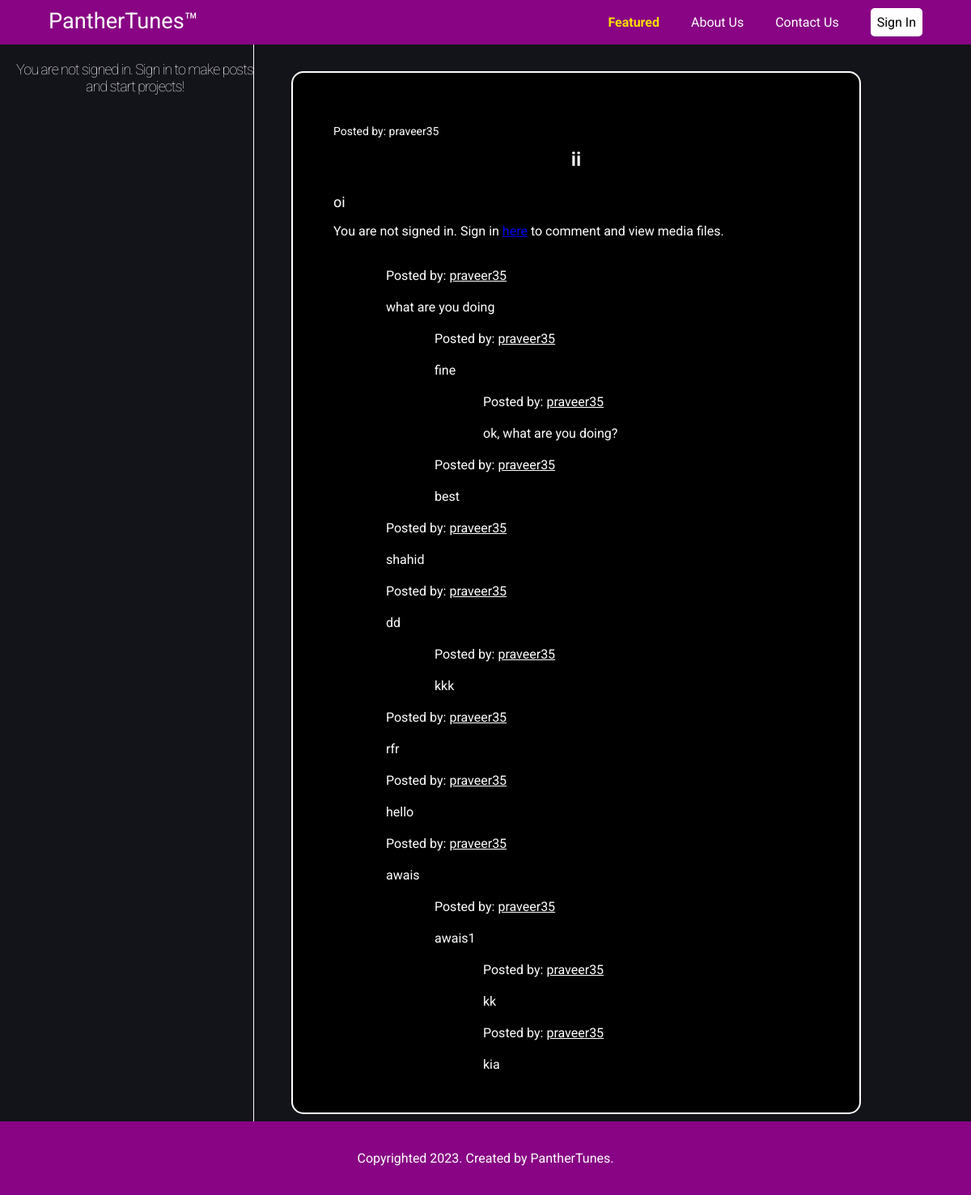
Page /post/3568062 on the committed database.
### tables this page shows
CREATE TABLE F3568062 (
            comment_id INTEGER PRIMARY KEY,
            username TEXT,
            comment TEXT,
            reply_id INTEGER,
            timestamp DATETIME,
            likes INTEGER,
            position INTEGER
        );

### main.py (the view, shortened to what this page needs)
@app.route("/post/<int:post_id>", methods=['GET','POST'])
@app.route("/post/<int:post_id>")
def post(post_id):
  update()
  if request.method == 'GET':
    post = panthertunes_query.get_post(post_id)
    if post == '404':
      return redirect('/404')
    original_post = jsonize_post(post)
    linked_project = {}
    can_apply = False
    if original_post['project_id'] != 0:
      row = panthertunes_query.get_project(original_post['project_id'])
      if row != '404':
        linked_project = jsonize_project(row)
      else:
        original_post['project_id'] = 0
      if 'name' in session and session['name']:
        can_apply = not panthertunes_query.application_exists(original_post['project_id'], session['name'])
    post_comments = []
    records = panthertunes_query.get_all_comments(post_id)
    records.reverse()
    for row in records:
      post_comments.insert(0, jsonize_comment(row))
    comments_liked = ''
    posts_liked = ''
    if 'name' in session and session['name']:
      user_id = panthertunes_query.get_user_id(session['name'])
      all_liked = panthertunes_query.get_all_liked(user_id)
      comments_liked = all_liked['comments']
      posts_liked = all_liked['posts']
    user_projects = []
    if 'name' in session and session['name'] and session['name'] != '':
      user_id = panthertunes_query.get_user_id(session['name'])
      project_records = panthertunes_query.get_all_projects(user_id)
      for row in project_records:
        user_projects.insert(0, jsonize_project(row))
    img_file = 'img' + str(post_id) + '.jpg'
    audio_file = 'audio' + str(post_id) + '.mp3'
    video_file = 'video' + str(post_id) + '.mp4'
    return render_template("post.html", len=len(post_comments), len_projects=len(user_projects), original_post=original_post, post_comments=post_comments, Projects=user_projects, comments_liked=comments_liked, posts_liked=posts_liked, linked_project=linked_project, can_apply=can_apply, img_file=img_file, audio_file=audio_file, video_file=video_file)

### main.py (called while the page is built)
def jsonize_post(row):
  post = {
    'post_id': row[0],
    'project_id': row[1],
    'username': row[2],
    'timestamp': datetime_parser(row[3]),
    'title': row[4],
    'post': reformat_paragraph(row[5]),
    'music_genre': row[6],
    'help_needed': row[7],
    'img': row[8],
    'audio': row[9],
    'video': row[10],
    'likes': row[11],
    'comments': row[12]}
  return post

def jsonize_project(row):
  project = {
    'project_id': row[0],
    'usernames': row[1].split(' '),
    'title': row[2],
    'desc': row[3],
    'post_ids': row[4],
    'chat_id': row[5],
    'requested': row[6],
    'active': row[7]}
  if 'name' in session and session['name']:
    user_id = panthertunes_query.get_user_id(session['name'])
    unread_chats = panthertunes_query.get_unread_chats_from_project(row[0], user_id)
    project['unread'] = unread_chats
  return project

def jsonize_comment(row):
  comment = {
    'comment_id': row[0],
    'username': row[1],
    'comment': reformat_paragraph(row[2]),
    'reply_id': row[3],
    'timestamp': datetime_parser(row[4]),
    'likes': row[5],
    'position': row[6]}
  return comment

def datetime_parser(now):
  split1 = now.split(' ')
  split1_1 = split1[0].split('-')
  split1_2 = split1[1].split(':')
  month = int(split1_1[1])
  month_str = ''
  if month == 1:
    month_str = 'Jan'
  elif month == 2:
    month_str = 'Feb'
  elif month == 3:
    month_str = 'Mar'
  elif month == 4:
    month_str = 'Apr'
  elif month == 5:
    month_str = 'May'
  elif month == 6:
    month_str = 'Jun'
  elif month == 7:
    month_str = 'Jul'
  elif month == 8:
    month_str = 'Aug'
  elif month == 9:
    month_str = 'Sep'
  elif month == 10:
    month_str = 'Oct'
  elif month == 11:
    month_str = 'Nov'
  elif month == 12:
    month_str = 'Dec'
  return [month_str, split1_1[2], split1_1[0], split1_2[0], split1_2[1], split1_2[2]]

def reformat_paragraph(para):
  lines = para.split('\n')
  newline_counter = 0
  index = 0
  for _ in range(0, len(lines)):
    if lines[index] == '' or lines[index] == '\r':
      newline_counter += 1
      lines[index] = ''
    else:
      newline_counter = 0
    if newline_counter > 2:
      del lines[index]
      index -= 1
    index += 1
  while len(lines) > 0 and (lines[len(lines) - 1] == '' or lines[len(lines) - 1] == '\\r'):
    del lines[len(lines) - 1]
  return lines

### templates/post.html (shortened to what this page needs)
<!DOCTYPE html>
<html lang="en" dir="ltr">
<head>
</head>
<body>
   {% extends "template.html" %}
   {% block content %}
   <div class="main-content">
      <br>
      <div class="sidebar" style="background-color: #13131a; border-right: 1px solid #FFFFFF;">
         {% if not session.name or session.name == "": %}
         <h3>You are not signed in. Sign in to make posts and start projects!</h3>
         {% endif %}
      </div>
      <br><br><br>
      <div class="forums">
         <div class="original-post">
            <p class="author" style="font-size: 14px; color: #FFFFFF;">Posted by: <a
                  style="text-decoration: none; font-size: 14px; color:#FFFFFF ;"
                  href="{{ url_for('profile_outside', username=original_post['username']) }}">{{
                  original_post['username'] }}</a></p><br>
            <p class="title" style="font-size: 24px; text-align: center; font-weight: 600;">{{ original_post['title'] }}
               </h3><br><br>
               {% for para in original_post['post'] %}
               {% if para == "": %}
            <p class="desc"><br></p>
            {% else %}
            <p class="desc" style="font-size: 18px;">{{ para }}</p>
            {% endif %}
            {% endfor %}
         </div>
         <div class="action-reply">
               {% if not session.name or session.name == "": %}
            <p id="prompt-line-comment-on-original">You are not signed in. Sign in <a
                  href="{{ url_for('sign_in') }}">here</a> to comment and view media files.</p>
            {% endif %}
         </div>
         {% for i in range(0, len): %}
         <div class="comment-box"
            style="margin-left:{{ 60 + 60*post_comments[i]['position'] }}px;background-color: #000000;">
            <p class="author" style="color: #fff;">Posted by: <a
                  href="{{ url_for('profile_outside', username=post_comments[i]['username']) }}" style="color: #fff;">{{
                  post_comments[i]['username'] }}</a></p>
            {% for para in post_comments[i]['comment'] %}
            {% if para == "": %}
            {% else %}
            <p>{{ para }}</p>
            {% endif %}
            {% endfor %}
         </div>
            {% endfor %}
         </div>
      </div>
      {% endblock %}

### static/css/template.css (style rules this page uses)
* { font-family: 'Roboto', sans-serif; }
:root { --primary: #880484; }
body { margin: 0px; padding: 0px; font-family: 'Heebo', sans-serif; color: #ffffff; background-color: #13131A; font-family: system-ui, -apple-system, BlinkMacSystemFont, 'Segoe UI', Roboto, Oxygen, Ubuntu, Cantarell, 'Open Sans', 'Helvetica Neue', sans-serif; }
html, body { height: 100%; font-weight: 400; }
body * { font-weight: 400; }
.main-content { width: 100%; margin: 0px auto; overflow: auto; }
h3 { font-size: 1.7em; font-weight: 100; margin-top: 30px; text-align: center; letter-spacing: -1px; }
.sidebar { position: fixed; left: 0px; top: 55px; width: 293px; height: calc(100% - 160px); background-color: #a941a6; padding-left: 20px; padding-top: 10px; padding-bottom: 160px; overflow-y: scroll; color: #fff; display: flex; flex-direction: column; }
.sidebar h3 { font-size: 18px; color: #fff; margin-bottom: 10px; margin-top: 10px; text-align: center; width: auto; }

### templates/post.html (style rules this page uses)
:root { --primary: #007bff; }
body { font-family: 'Roboto', sans-serif; background-color: #13131a; color: #FFFFFF; }
.forums { width: 50%; margin: 1% 0 0 30%; border: 2px solid var(--primary); padding: 50px 50px; border-radius: 15px; background-color: #000000; border-color: #FFFFFF; overflow-x: auto; }
.sidebar { position: fixed; left: 0px; top: 55px; width: 293px; height: calc(100% - 160px); background-color: #1f1f28; padding-left: 20px; padding-top: 10px; padding-bottom: 160px; overflow-y: scroll; }
.sidebar h3 { font-size: 18px; color: #FFFFFF; margin-bottom: 10px; margin-top: 10px; text-align: left; }
.original-post .author { font-size: 18px; text-align: right; color: #999999; padding-bottom: 0px; margin-bottom: 0px; float: left; }
.original-post .title { padding-top: 0px; font-size: 35px; margin-bottom: 0px; }
.original-post .desc { font-size: 18px; margin-top: 0px; margin-bottom: 0px; }
.main-content { width: 100%; margin: 0px auto; overflow: auto; background-color: #13131a; }
#prompt-line-comment-on-original { text-align: start; }
.comment-box { padding-left: 5px; background-color: #000000; }
.comment-box .author { padding-top: 20px; margin-bottom: 20px; }
.comment-box p { margin-top: 0px; margin-bottom: 0px; }

### templates/template.html (style rules this page uses)
html { font-weight: 400; }

### rows in the picture
F3568062: username "praveer35", comment "what are you doing"
F3568062: username "praveer35", comment "fine"
F3568062: username "praveer35", comment "ok, what are you doing?"
F3568062: username "praveer35", comment "best"
F3568062: username "praveer35", comment "shahid"
F3568062: username "praveer35", comment "dd"
F3568062: username "praveer35", comment "kkk"
F3568062: username "praveer35", comment "rfr"
F3568062: username "praveer35", comment "hello"
F3568062: username "praveer35", comment "awais"
F3568062: username "praveer35", comment "awais1"
F3568062: username "praveer35", comment "kk"
F3568062: username "praveer35", comment "kia"

### other values in the picture
{{ original_post['username'] }} "praveer35"
{{ original_post['title'] }} "ii"
{{ para }} "oi"
